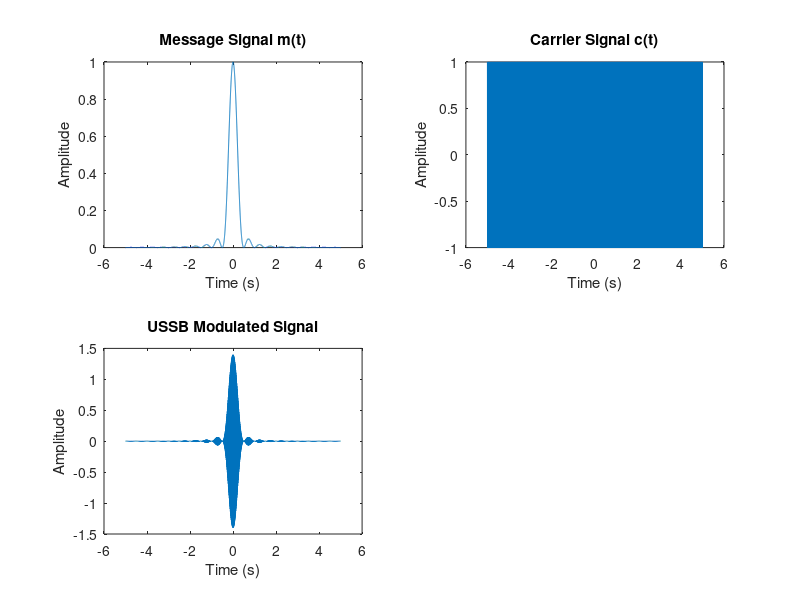

Reproduce this figure in MATLAB. (Note: this script raises an error after producing the figure.)
clear
close all
clear all

t = -5:0.001:5;
m = sinc(2*t).^2;
fc = 100;
c = cos(2*pi*fc*t);

s_USSB = m.*c + hilbert(m).*sin(2*pi*fc*t);

figure('Name','USSB Modulation','NumberTitle','off');
    subplot(2,2,1); plot(t,m); title('Message Signal m(t)'); xlabel('Time (s)'); ylabel('Amplitude');
    subplot(2,2,2); plot(t,c); title('Carrier Signal c(t)'); xlabel('Time (s)'); ylabel('Amplitude');
    subplot(2,2,3); plot(t,s_USSB); title('USSB Modulated Signal'); xlabel('Time (s)'); ylabel('Amplitude');


saveas(gcf,'USSB_Modulation.png');3; plot(t,s_USSB); title('USSB Modulated Signal'); xlabel('t'); ylabel('Amplitude');t(2,2,4); plot(t,s_USSB); title('USSB Modulated Signal'); xlabel('t'); ylabel('Amplitude');